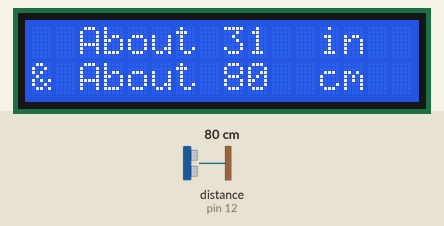
Simulated run of this sketch. Board: Arduino Uno, built with avr-gcc and run on an emulated ATmega328P. On the bench: 16×2 character LCD. Wiring (inferred from the names in the program): ultrasonic range finder: trigger pin 13; echo pin 12. The test bench sets the inputs (shaded band); at power-on: distance to the obstacle (sensor on pin 12) 80 cm. The echo pulse lasts 58.3 µs per cm.

Above: at 1.2 s.
1.3 s: distance to the obstacle (sensor on pin 12) set to 2 cm
At 1.8 s:
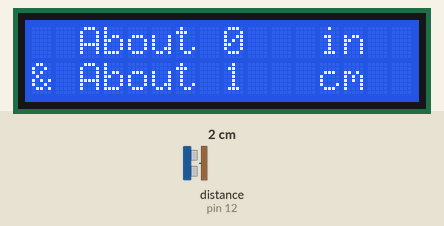
2.8 s: distance to the obstacle (sensor on pin 12) set to 18 cm
At 4.3 s:
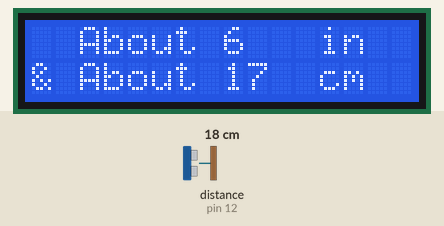
4.6 s: distance to the obstacle (sensor on pin 12) set to 4 cm
At 5.7 s:
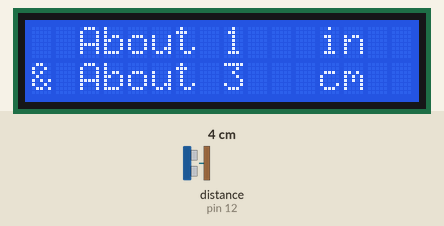
Timing chart, 0 to 7.6 s (numbered marks = the images above; inputs shaded):
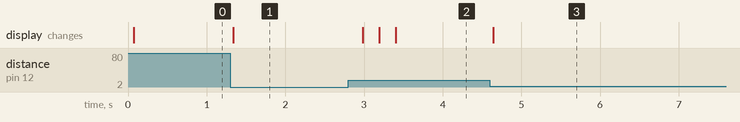

The sketch:

UltrasonicRangeLCD.ino
```cpp
#include <LiquidCrystal.h>
LiquidCrystal lcd(8, 9, 5, 4, 3, 2);


#define trigPin 13
#define echoPin 12

void setup() {
  Serial.begin(9600);
  lcd.begin(16, 2);
  pinMode(trigPin, OUTPUT);
  pinMode(echoPin, INPUT);
}

void loop() {
  long duration, distance;
  digitalWrite(trigPin, LOW);
  delayMicroseconds(2);
  digitalWrite(trigPin, HIGH);
  delayMicroseconds(5);
  digitalWrite(trigPin, LOW);
  duration = pulseIn(echoPin, HIGH);

  long inches = microsecondsToInches(duration);
  long cm = microsecondsToCentimeters(duration);
  if (cm == 0 && inches == 0)
  {
    lcd.clear();
    lcd.print("  Too far away");
  }
  else if (cm < 200 && inches < 200)
  {
    lcd.clear();
    lcd.setCursor(2,0);
    lcd.print("About ");
    lcd.print(inches);
    lcd.setCursor(12, 0);
    lcd.print("in");
    lcd.setCursor(0,1);
    lcd.print("& About ");
    lcd.print(cm);
    lcd.setCursor(12, 1);
    lcd.print("cm");
    delay(200);
  }
}

long microsecondsToInches(long microseconds) {
  return microseconds / 74 / 2;
}

long microsecondsToCentimeters(long microseconds) {
  return microseconds / 29 / 2;
}
```

Measured:
- after the input at 1.3 s, the display: changes at once (image 1)
- after the input at 2.8 s, the display: changes after 0.19 s (image 2)
- after the input at 4.6 s, the display: changes at once (image 3)
